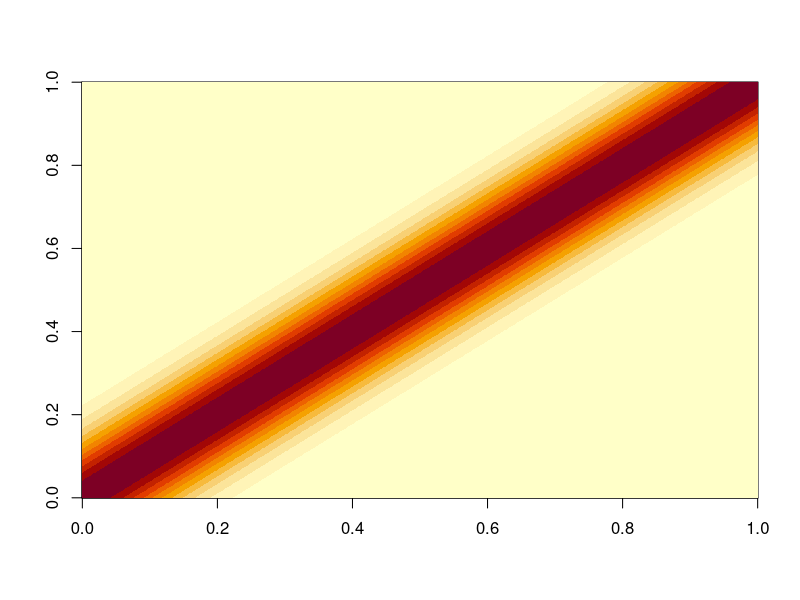

Recreate this plot in R.


N = 1000

# Make a covariance matrix
C = matrix(nrow=N, ncol=N)

C = exp(-0.5*(row(C) - col(C))^2 / 100^2)

pdf("covariance_matrix.pdf")
image(C)
dev.off()


